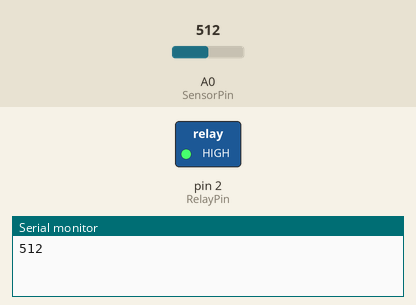
Recording of a sketch running on a simulated Arduino Uno, built with avr-gcc and run on an emulated ATmega328P. Parts: switched loads named in the sketch (green lamp = pin HIGH), the last lines printed to the serial monitor. The inputs (shaded band) are chosen by the test bench; at power-on: A0 (SensorPin) = 512.

Above: at 4.3 s.
4.4 s: A0 (SensorPin) set to 490
At 7.7 s:
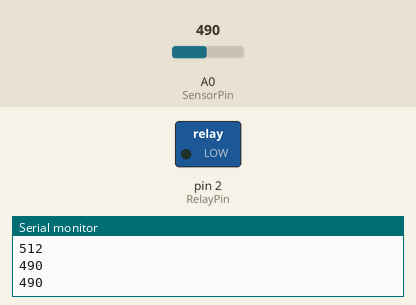
8.9 s: A0 (SensorPin) set to 512
At 9.7 s:
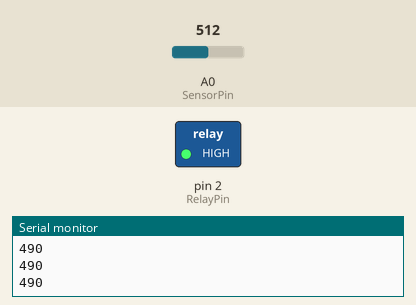
17.5 s: A0 (SensorPin) set to 306
At 19.7 s:
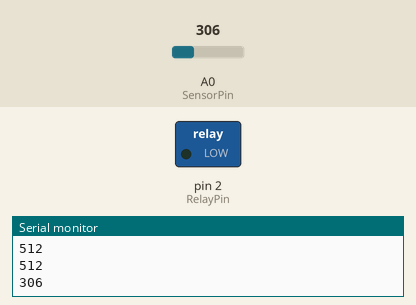
22.0 s: A0 (SensorPin) set to 510
At 23.3 s:
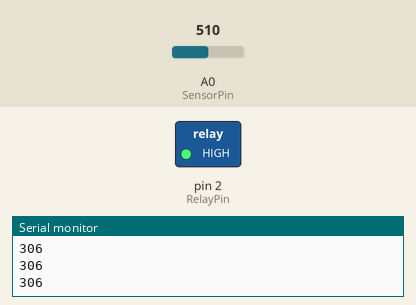
Timing chart, 0 to 30.5 s (numbered marks = the images above; inputs shaded):
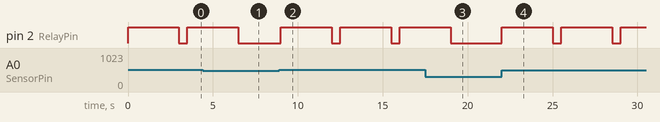

Measured:
- the behaviour switches between 500 and 501 on A0 (SensorPin) (found by bisection; images 1 and 2)
- after the input at 4.4 s, pin 2 (RelayPin): goes on until 6.5 s, then stays LOW
- after the input at 8.9 s, pin 2 (RelayPin): alternates HIGH for 3.0 s and LOW for 0.50 s, starting after 0.10 s
- after the input at 17.5 s, pin 2 (RelayPin): goes on until 19.0 s, then stays LOW
- after the input at 22.0 s, pin 2 (RelayPin): alternates HIGH for 3.0 s and LOW for 0.50 s, starting at once

The sketch:

Smart_Irrigation_System.ino
```cpp
const int SensorPin = A0;
const int RelayPin = 2;
const int PumpDuration = 3000;

void setup() {
  // put your setup code here, to run once:
pinMode(SensorPin, INPUT);
pinMode(RelayPin, OUTPUT);
Serial.begin(9600);
}

void loop() {
  // put your main code here, to run repeatedly:
int ReadValue = analogRead(SensorPin);
if(ReadValue > 500){
  digitalWrite(RelayPin, HIGH);
  delay(PumpDuration);
  digitalWrite(RelayPin, LOW);
}
Serial.println(ReadValue);
delay(500);
}
```
